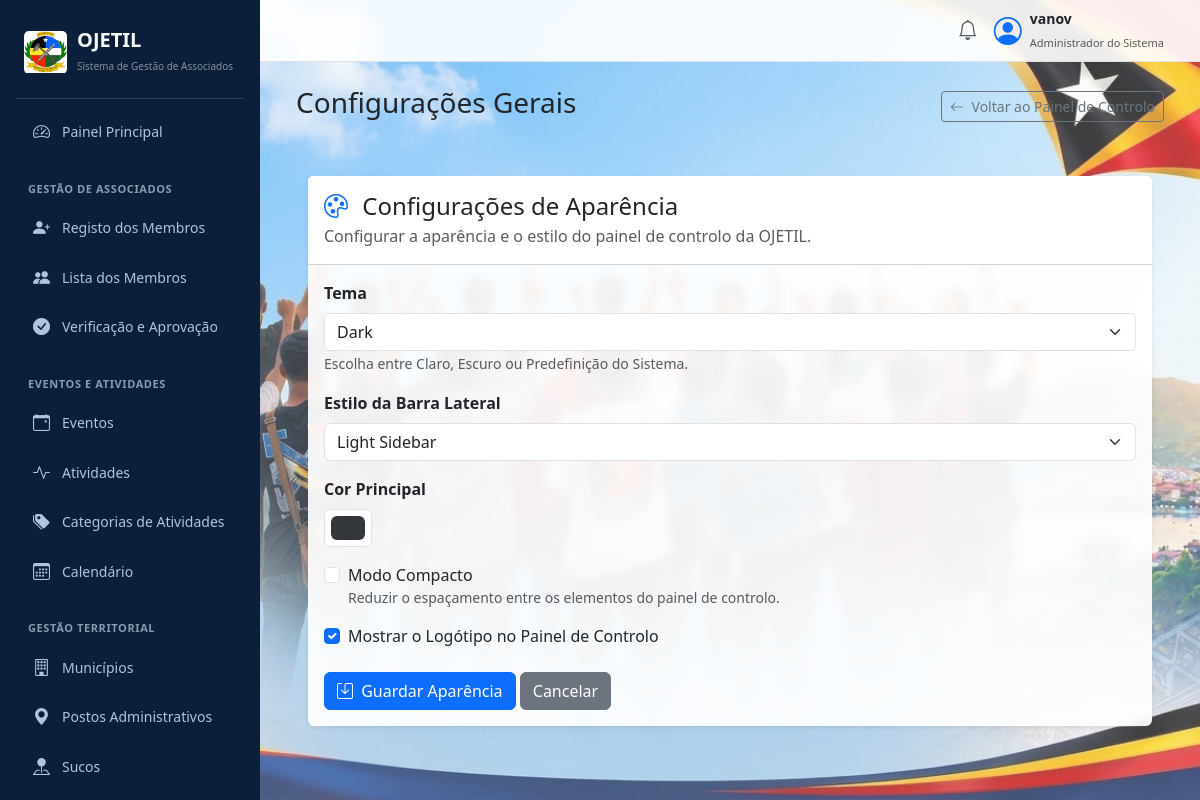
/system/appearance/ (signed in), run on the app's committed database.
### system/models.py (models this page shows, shortened)
class AppearanceSetting(models.Model):
    THEME_CHOICES = [
        ('light', 'Light'),
        ('dark', 'Dark'),
        ('system', 'System Default'),
    ]
    SIDEBAR_CHOICES = [
        ('dark', 'Dark Sidebar'),
        ('light', 'Light Sidebar'),
    ]
    theme = models.CharField(
        max_length=20,
        choices=THEME_CHOICES,
        default='light'
    )
    sidebar_style = models.CharField(
        max_length=20,
        choices=SIDEBAR_CHOICES,
        default='dark'
    )
    primary_color = models.CharField(
        max_length=20,
        default='#0d6efd'
    )
    compact_mode = models.BooleanField(default=False)
    show_logo = models.BooleanField(default=True)
    updated_at = models.DateTimeField(auto_now=True)

### system/views.py (the view)
@login_required
@user_passes_test(is_system_admin)
def appearance_settings(request):
    setting, created = AppearanceSetting.objects.get_or_create(pk=1)
    if request.method == 'POST':
        form = AppearanceSettingForm(request.POST, instance=setting)
        if form.is_valid():
            form.save()
            messages.success(
                request,
                'Appearance Settings atualiza ho susesu.'
            )
            return redirect('system:appearance_settings')
    else:
        form = AppearanceSettingForm(instance=setting)
    return render(request, 'system/appearance_setting.html', {
        'form': form,
        'setting': setting,
    })

### system/forms.py
class AppearanceSettingForm(forms.ModelForm):
    class Meta:
        model = AppearanceSetting
        fields = [
            'theme',
            'sidebar_style',
            'primary_color',
            'compact_mode',
            'show_logo',
        ]
        widgets = {
            'theme': forms.Select(attrs={'class': 'form-select'}),
            'sidebar_style': forms.Select(attrs={'class': 'form-select'}),
            'primary_color': forms.TextInput(attrs={
                'class': 'form-control form-control-color',
                'type': 'color'
            }),
            'compact_mode': forms.CheckboxInput(
                attrs={'class': 'form-check-input'}
            ),
            'show_logo': forms.CheckboxInput(
                attrs={'class': 'form-check-input'}
            ),
        }

### system/views.py (called while the page is built)
def is_system_admin(user):
    return (
        user.is_authenticated and
        (
            user.is_superuser or
            user.is_staff
        )
    )

### system/templates/system/appearance_setting.html (shortened to what this page needs)
{% extends 'dashboard/base.html' %}
{% block content %}
<div class="container-fluid">
    <div class="d-flex justify-content-between align-items-center mb-4">
        <h3>Configurações Gerais</h3>
        <a href="{% url 'system:dashboard' %}"
           class="btn btn-outline-secondary btn-sm">
            <i class="bi bi-arrow-left me-1"></i>
            Voltar ao Painel de Controlo
        </a>
    </div>
    <div class="container-fluid py-4">
        <div class="card shadow-sm border-0">
            <div class="card-header bg-white py-3">
                <h4 class="mb-1">
                    <i class="bi bi-palette me-2 text-primary"></i>
                    Configurações de Aparência
                </h4>
                <p class="text-muted mb-0">
                    Configurar a aparência e o estilo do painel de controlo da OJETIL.
                </p>
            </div>
            <div class="card-body">
                <form method="POST">
                    <div class="mb-3">
                        <label class="form-label fw-bold">Tema</label>
                        {{ form.theme }}
                        <small class="text-muted">
                            Escolha entre Claro, Escuro ou Predefinição do Sistema.
                        </small>
                    </div>
                    <div class="mb-3">
                        <label class="form-label fw-bold">
                            Estilo da Barra Lateral
                        </label>
                        {{ form.sidebar_style }}
                    </div>
                    <div class="mb-3">
                        <label class="form-label fw-bold">
                            Cor Principal
                        </label>
                        <div>{{ form.primary_color }}</div>
                    </div>
                    <div class="form-check mb-3">
                        {{ form.compact_mode }}
                        <label class="form-check-label">
                            Modo Compacto
                        </label>
                        <div class="text-muted small">
                            Reduzir o espaçamento entre os elementos do painel de controlo.
                        </div>
                    </div>
                    <div class="form-check mb-4">
                        {{ form.show_logo }}
                        <label class="form-check-label">
                            Mostrar o Logótipo no Painel de Controlo
                        </label>
                    </div>
                    <button type="submit" class="btn btn-primary">
                        <i class="bi bi-save me-1"></i>
                        Guardar Aparência
                    </button>
                    <a href="{% url 'system:dashboard' %}"
                       class="btn btn-secondary">
                        Cancelar
                    </a>
                </form>
            </div>
        </div>
    </div>
</div>
{% endblock %}

### dashboard/templates/dashboard/base.html (shortened to what this page needs)
{% load static %}
<!DOCTYPE html>
<html lang="pt">
<head>
    <link href="https://cdn.jsdelivr.net/npm/bootstrap@5.3.3/dist/css/bootstrap.min.css" rel="stylesheet">
    <link rel="stylesheet" href="https://cdn.jsdelivr.net/npm/bootstrap-icons@1.11.3/font/bootstrap-icons.min.css">
    <link rel="stylesheet" href="https://cdnjs.cloudflare.com/ajax/libs/font-awesome/6.5.0/css/all.min.css">
</head>
<body>
<div class="d-flex">
    <aside class="sidebar p-3 d-flex flex-column justify-content-between">
        <div>
            <div class="sidebar-brand">
                <img src="{% static 'main/images/logo.jpeg' %}"
                     alt="Logótipo OJETIL">
                <div>
                    <h5 class="fw-bold mb-0 text-white">OJETIL</h5>
                    <small class="text-white-50" style="font-size:10px;">
                        Sistema de Gestão de Associados
                    </small>
                </div>
            </div>
            <ul class="nav nav-pills flex-column mb-auto">
                <li class="nav-item">
                    <a href="{% url 'dashboard:home' %}"
                       class="nav-link {% if request.resolver_match.url_name == 'home' %}active{% endif %}">
                        <i class="bi bi-speedometer2"></i>
                        Painel Principal
                    </a>
                </li>
                <li class="section-title">Gestão de Associados</li>
                <li class="nav-item">
                    <a href="{% url 'members:register' %}" class="nav-link">
                        <i class="bi bi-person-plus-fill"></i>
                        Registo dos Membros
                    </a>
                </li>
                <li class="nav-item">
                    <a href="{% url 'members:list' %}" class="nav-link">
                        <i class="bi bi-people-fill"></i>
                        Lista dos Membros
                    </a>
                </li>
                <li class="nav-item">
                    <a href="{% url 'members:approval_list' %}"
                       class="nav-link">
                        <i class="bi bi-check-circle-fill me-2"></i>
                        Verificação e Aprovação
                    </a>
                </li>
                <li class="section-title">Eventos e Atividades</li>
                <li class="nav-item">
                    <a href="{% url 'events:event_list' %}" class="nav-link">
                        <i class="bi bi-calendar-event"></i>
                        Eventos
                    </a>
                </li>
                <li class="nav-item">
                    <a href="{% url 'events:activity_list' %}" class="nav-link">
                        <i class="bi bi-activity"></i>
                        Atividades
                    </a>
                </li>
                <li class="nav-item">
                    <a href="{% url 'events:activity_category_list' %}" class="nav-link">
                        <i class="bi bi-tags-fill"></i>
                        Categorias de Atividades
                    </a>
                </li>
                <li class="nav-item">
                    <a href="{% url 'events:calendar' %}" class="nav-link">
                        <i class="bi bi-calendar3"></i>
                        Calendário
                    </a>
                </li>
                <li class="section-title">Gestão Territorial</li>
                <li class="nav-item">
                    <a href="{% url 'locations:municipality_list' %}" class="nav-link">
                        <i class="bi bi-building"></i>
                        Municípios
                    </a>
                </li>
                <li class="nav-item">
                    <a href="{% url 'locations:posto_list' %}" class="nav-link">
                        <i class="bi bi-geo-alt-fill"></i>
                        Postos Administrativos
                    </a>
                </li>
                <li class="nav-item">
                    <a href="{% url 'locations:suco_list' %}" class="nav-link">
                        <i class="bi bi-pin-map-fill"></i>
                        Sucos
                    </a>
                </li>
                <li class="nav-item">
                    <a href="{% url 'locations:aldeia_list' %}" class="nav-link">
                    </a>
                </li>
            </ul>
        </div>
    </aside>
    <main class="content-area">
        <nav class="navbar navbar-expand navbar-light border-bottom px-4 py-2">
            <div class="container-fluid justify-content-end">
                <div class="d-flex align-items-center gap-3">
                    <i class="bi bi-bell fs-5 text-muted"></i>
                    <div class="d-flex align-items-center gap-2">
                        <i class="bi bi-person-circle fs-3 text-primary"></i>
                        <div>
                            <strong class="d-block small">
                                {{ request.user.get_full_name|default:request.user.username }}
                            </strong>
                            <small class="text-muted" style="font-size:11px;">
                                Administrador do Sistema
                            </small>
                        </div>
                    </div>
                </div>
            </div>
        </nav>
        <div class="p-4">
            {% block content %}
            {% endblock %}
        </div>
    </main>
</div>
</body>
</html>

### data on the page
AppearanceSetting: theme "Dark", sidebar_style "Light Sidebar", primary_color "#323539", show_logo "☑"

### other printed values
{{ request.user.get_full_name|default:request.user.username }} "vanov"
